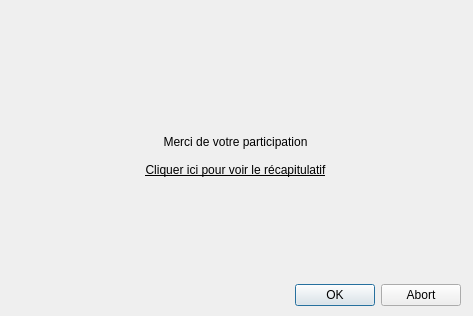
<?xml version="1.0" encoding="UTF-8"?>
<ui version="4.0">
 <class>Sondage_merci</class>
 <widget class="QWidget" name="Sondage_merci">
  <property name="geometry">
   <rect>
    <x>0</x>
    <y>0</y>
    <width>473</width>
    <height>316</height>
   </rect>
  </property>
  <property name="windowTitle">
   <string>Form</string>
  </property>
  <widget class="QWidget" name="verticalLayoutWidget">
   <property name="geometry">
    <rect>
     <x>100</x>
     <y>130</y>
     <width>271</width>
     <height>51</height>
    </rect>
   </property>
   <layout class="QVBoxLayout" name="verticalLayout">
    <item>
     <widget class="QLabel" name="label">
      <property name="text">
       <string>Merci de votre participation</string>
      </property>
      <property name="alignment">
       <set>Qt::AlignCenter</set>
      </property>
     </widget>
    </item>
    <item>
     <widget class="QPushButton" name="pushButton">
      <property name="font">
       <font>
        <weight>50</weight>
        <bold>false</bold>
        <underline>true</underline>
       </font>
      </property>
      <property name="cursor">
       <cursorShape>PointingHandCursor</cursorShape>
      </property>
      <property name="focusPolicy">
       <enum>Qt::StrongFocus</enum>
      </property>
      <property name="text">
       <string>Cliquer ici pour voir le récapitulatif</string>
      </property>
      <property name="flat">
       <bool>true</bool>
      </property>
     </widget>
    </item>
   </layout>
  </widget>
  <widget class="QDialogButtonBox" name="buttonBox">
   <property name="geometry">
    <rect>
     <x>200</x>
     <y>280</y>
     <width>261</width>
     <height>31</height>
    </rect>
   </property>
   <property name="standardButtons">
    <set>QDialogButtonBox::Abort|QDialogButtonBox::Ok</set>
   </property>
  </widget>
  <zorder>verticalLayoutWidget</zorder>
  <zorder>buttonBox</zorder>
  <zorder>label</zorder>
 </widget>
 <resources/>
 <connections/>
</ui>
